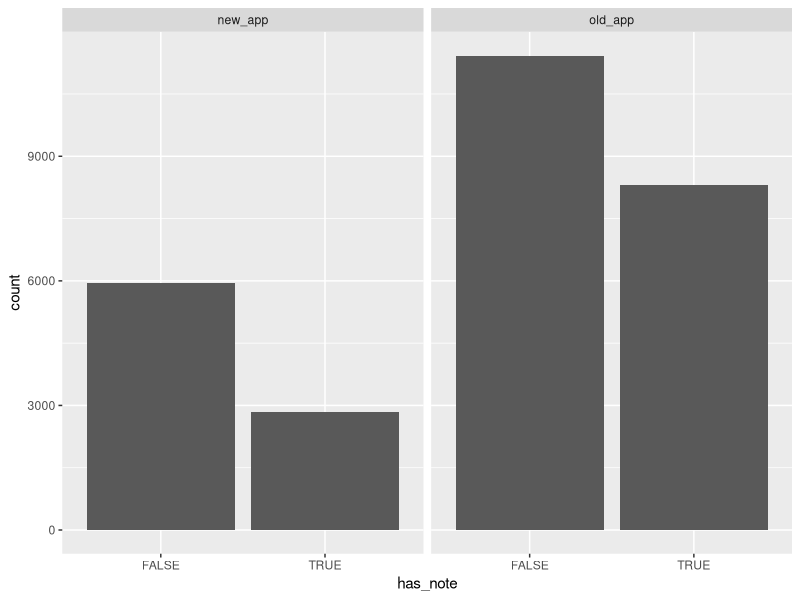
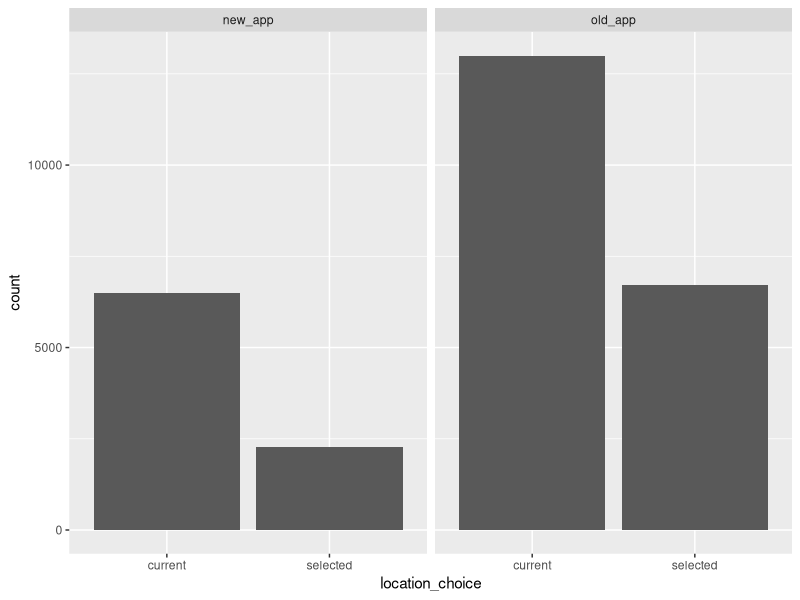
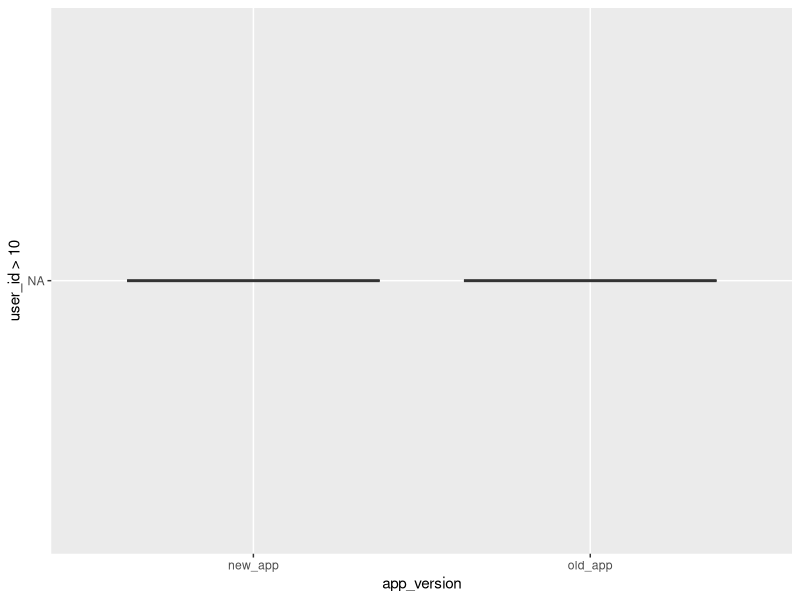
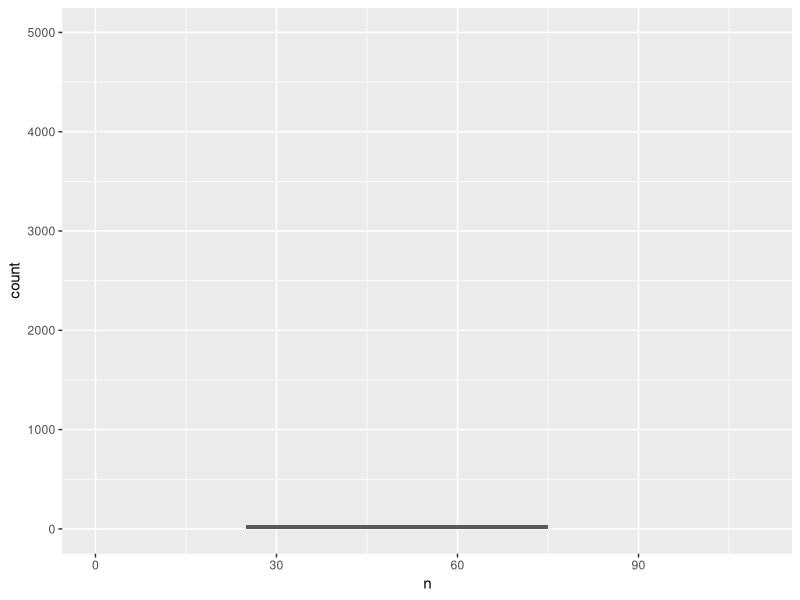
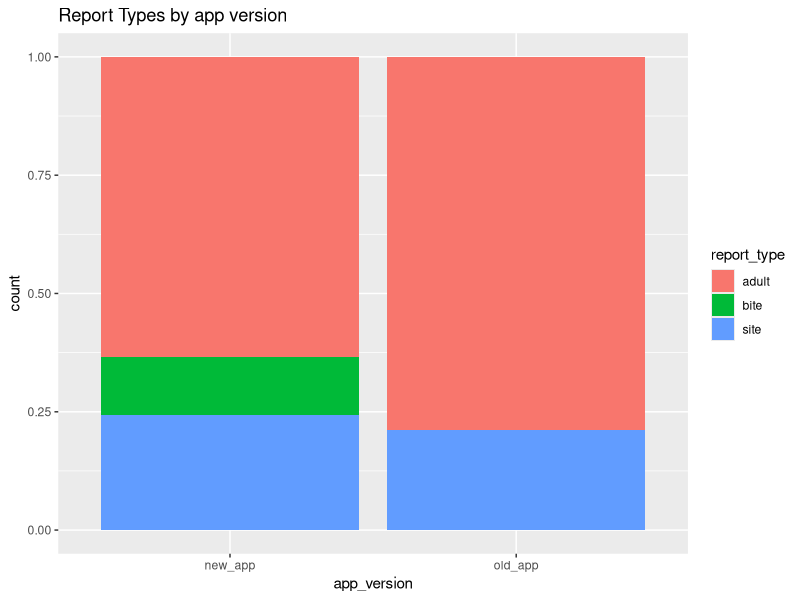
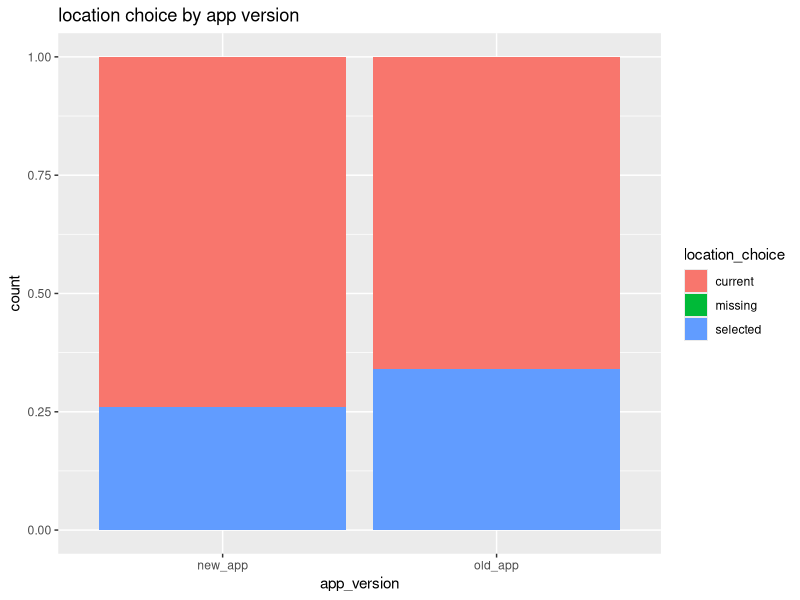
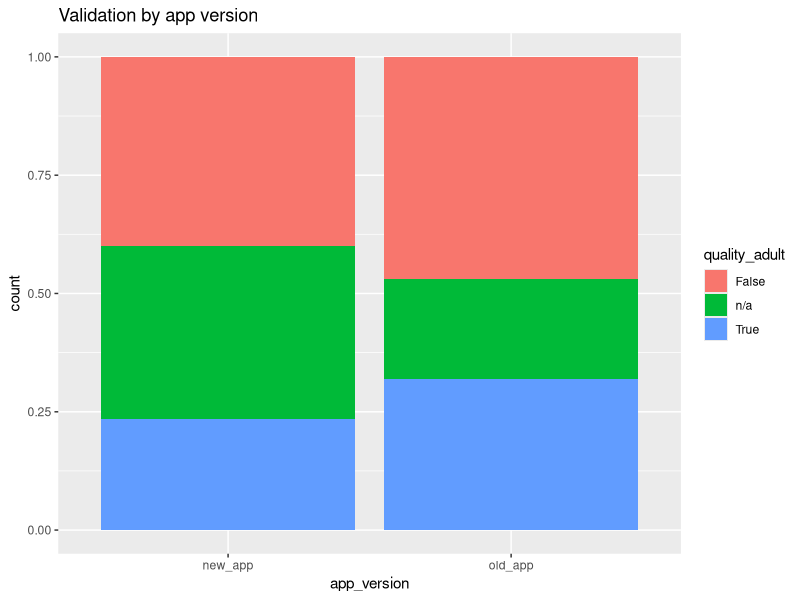

Here is the R script that generated these plots, in order: (Note: this script raises an error after producing the figures.)
Data1 <- read.csv("qual_data.csv")
Data2 <- read.csv("qual_data_app_version.csv")
library(dplyr)
library(lubridate)
library(tidyr)
library(ggplot2)


Data <- inner_join(Data1, Data2, by = "report_id")



Data$date <- ymd_hms(Data$date)
Data$report_id <- as.factor(Data$report_id)
Data$user_id <- as.factor(Data$user_id)
Data$report_type <- as.factor(Data$report_type)
Data$has_note <- as.logical(Data$has_note)
Data$quality_adult <- as.factor(Data$quality_adult)
Data$n_photos <- as.numeric(Data$n_photos)
Data$location_choice <- as.factor(Data$location_choice)
Data$new_version <-as.logical(Data$app_version == "new_app")


summary(Data)


ggplot(data = Data, aes(x= has_note)) + geom_bar() + facet_grid(.~ app_version)    #note
ggplot(data = Data, aes(x= location_choice)) + geom_bar() + facet_grid(.~ app_version) + scale_x_discrete(
  limits = c("current", "selected"))   #Location, missing removed since there is only one case


ggplot(data = Data, aes(x= app_version, y = user_id > 10 )) + geom_boxplot()
       
       
part = count(Data, user_id)
ggplot(part, aes(n)) +geom_histogram(binwidth = 50) + xlim(0,110) + ylim(0,5000)


ggplot(Data, aes(x = app_version , fill = report_type)) + 
  geom_bar(position= "fill") +
  labs(title = "Report Types by app version")    


ggplot(Data, aes(x = app_version , fill = location_choice)) + 
  geom_bar(position= "fill") +
  labs(title = "location choice by app version")  

ggplot(Data, aes(x = app_version , fill = quality_adult)) + 
  geom_bar(position= "fill") +
  labs(title = "Validation by app version")  


ggplot(Data, aes(x = app_version , fill = quality_adult)) + 
  geom_bar(stat= "summary", fun = "mean") +
  labs(title = "Validation by app version")  



Data1 <- Data %>% select(user_id , report_id , new_version) %>% filter(new_version == T)
Data2 <- Data %>% select(user_id , report_id , new_version) %>% filter(new_version == F)

?pivot_longer
?pivot_wider
vignette("pivot")

bata1 <- Data1 %>%  group_by(user_id, report_id) %>% summarise(report_id) %>%  mutate(report_id, n = n()) %>%  
  distinct(user_id,.keep_all=TRUE) %>%  select(-report_id)
bata2 <- Data2 %>%  group_by(user_id, report_id) %>% summarise(report_id) %>%  mutate(report_id, n = n()) %>%  
  distinct(user_id,.keep_all=TRUE) %>% select(-report_id)


mean(bata1$n)
mean(bata2$n)


summary(bata1)
summary(bata2)
